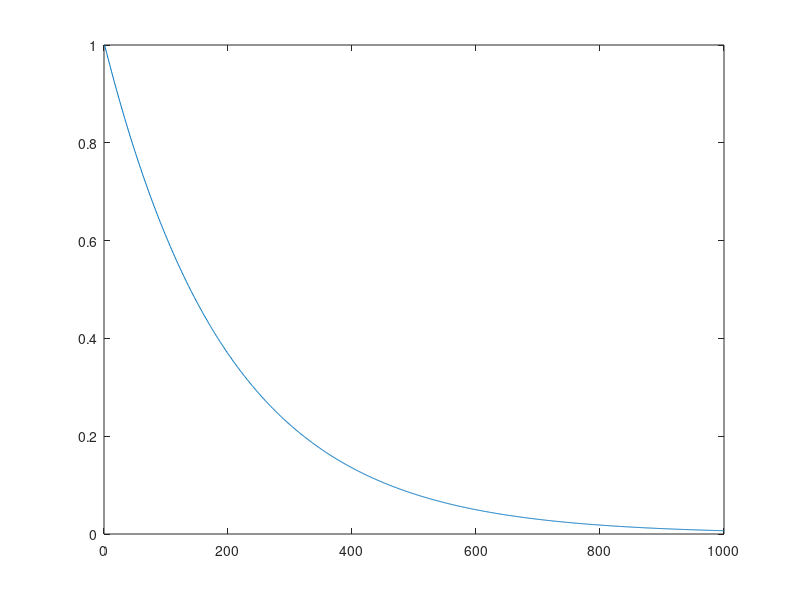

MATLAB code to generate this figure:
%% Illustration of cooling schedule for simulated annealing
initTemp = 1;
coolingFactor = 0.995;
for t=1:1000
  if t==1
    temp(1) = initTemp;
  else
    temp(t) = temp(t-1) * coolingFactor; % cool down
  end
end
plot(temp)
